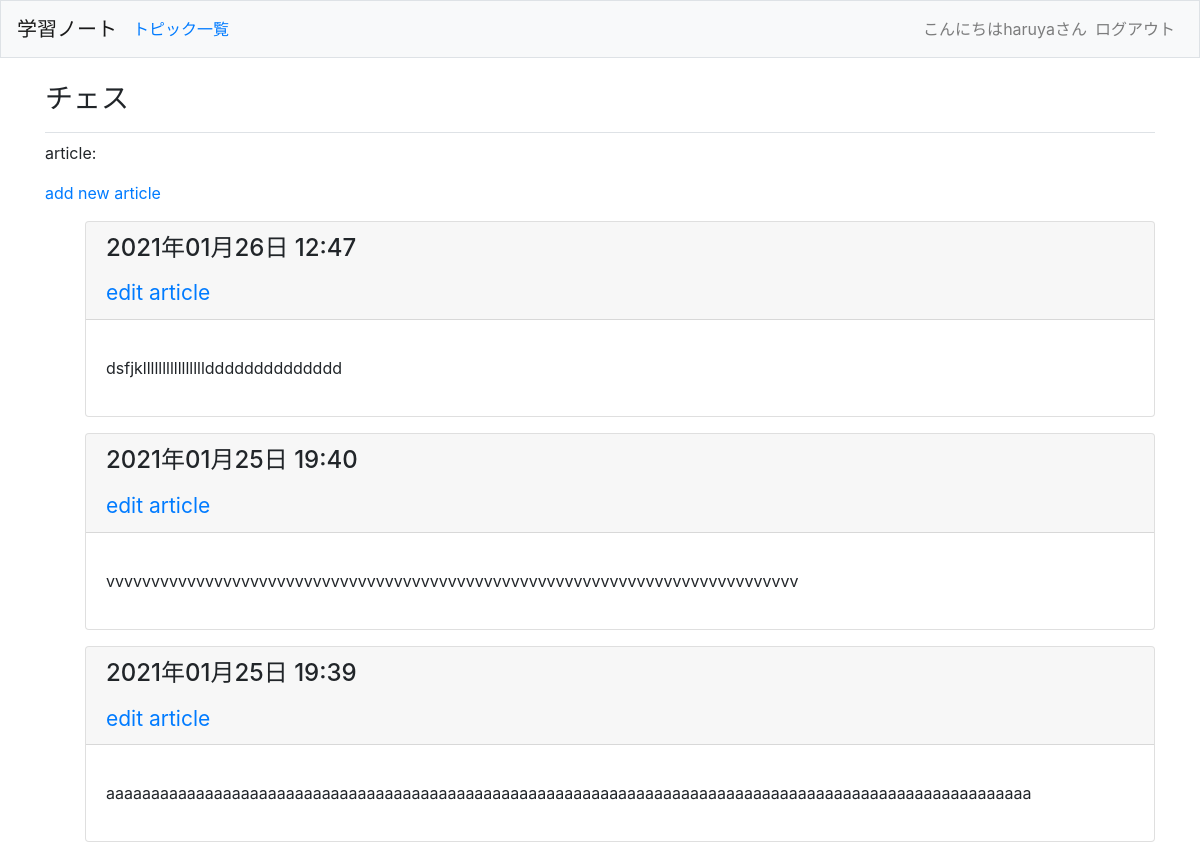
Before: /topics/1/ (signed in) with the older database file.
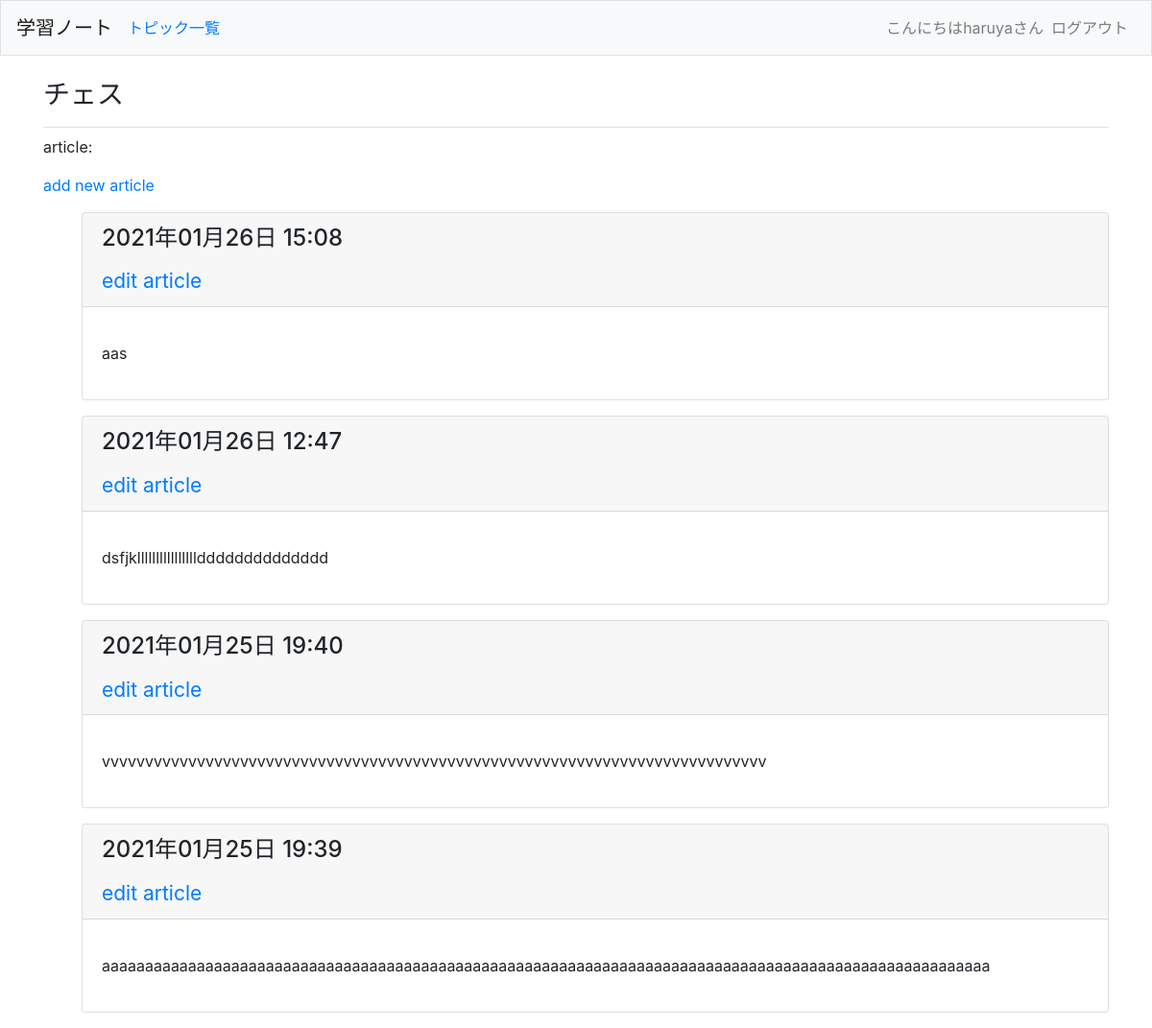
After: the same page with the newer database file.
### learning_logs/models.py (models this page shows, shortened)
class Topic(models.Model):
    text = models.CharField(max_length=200)
    date_added = models.DateTimeField(auto_now_add=True)
    owner = models.ForeignKey(User, on_delete=models.CASCADE)
    def __str__(self):
        return self.text

class Entry(models.Model):
    topic = models.ForeignKey(Topic, on_delete=models.CASCADE)
    text = models.TextField()
    date_added = models.DateTimeField(auto_now_add=True)
    class Meta:
        verbose_name_plural = 'entries'

### learning_logs/views.py (the view)
# urls.py: path('topics/<int:topic_id>/', views.topic, name='topic'),
@login_required
def topic(request, topic_id):
    topic = Topic.objects.get(id=topic_id)
    if topic.owner != request.user:
        raise Http404
    entries = topic.entry_set.order_by('-date_added')
    context = {'topic': topic, 'entries': entries}
    return render(request, 'learning_logs/topic.html', context)

### learning_logs/templates/learning_logs/topic.html
{% extends "learning_logs/base.html" %}
{% block page_header %}
  <h3>{{topic}}</h3>
{% endblock page_header %}
{% block content %}
  <p>article:</p>
  <p>
    <a href="{%url 'learning_logs:new_entry' topic.id%}">add new article</a>
  </p>
  <ul>
    {% for entry in entries %}
      <div class="card mb-3">
        <h4 class="card-header">
          <p>{{ entry.date_added|date:'Y年m月d日 H:i'}}</p>
          <small><a href="{%url 'learning_logs:edit_entry' entry.id%}">edit article</a></small>
        </h4>
        <div class="card-body">
          <p>{{ entry.text|linebreaks}}</p>
        </div>
      </div>
     {% empty %}
     <p>no article</p>
    {% endfor %}
  </ul>
{% endblock content %}

### learning_logs/templates/learning_logs/base.html (shortened to what this page needs)
{% load bootstrap4 %}
<!DOCTYPE html>
<html lang="ja">
<head>
  {% bootstrap_css %}
</head>
<body>
  <nav class="navbar navbar-expand-md navbar-light bg-light mb-4 border">
    <a href="{%url 'learning_logs:index'%}" class="navbar-brand">学習ノート</a>
    <div class="collapse navbar-collapse" id="navbarCollapse">
      <ul class="navbar-nav mr-auto">
        <li class="nav-item">
          <a href="{%url 'learning_logs:topics'%}" class="navlink">トピック一覧</a>
        </li>
      </ul>
      <ul class="navbar-nav ml-auto">
        {% if user.is_authenticated %}
          <li class="nav-item">
            <span class="navbar-text">こんにちは{{user.username}}さん</span>
          </li>
          <li class="nav-item">
            <a href="{%url 'users:logout'%}" class="nav-link">ログアウト</a>
          </li>
        {% endif %}
      </ul>
    </div>
  </nav>
  <main role='main' class="container">
    <div class="pb-2 mb-2 border-bottom">
      {% block page_header %}
      {% endblock page_header %}
    </div>
    <div>
      {% block content %}
      {% endblock content %}
    </div>
  </main>
</body>
</html>

Changed rows visible on the page:
added Entry: date_added "2021年01月26日 15:08", text "aas"
